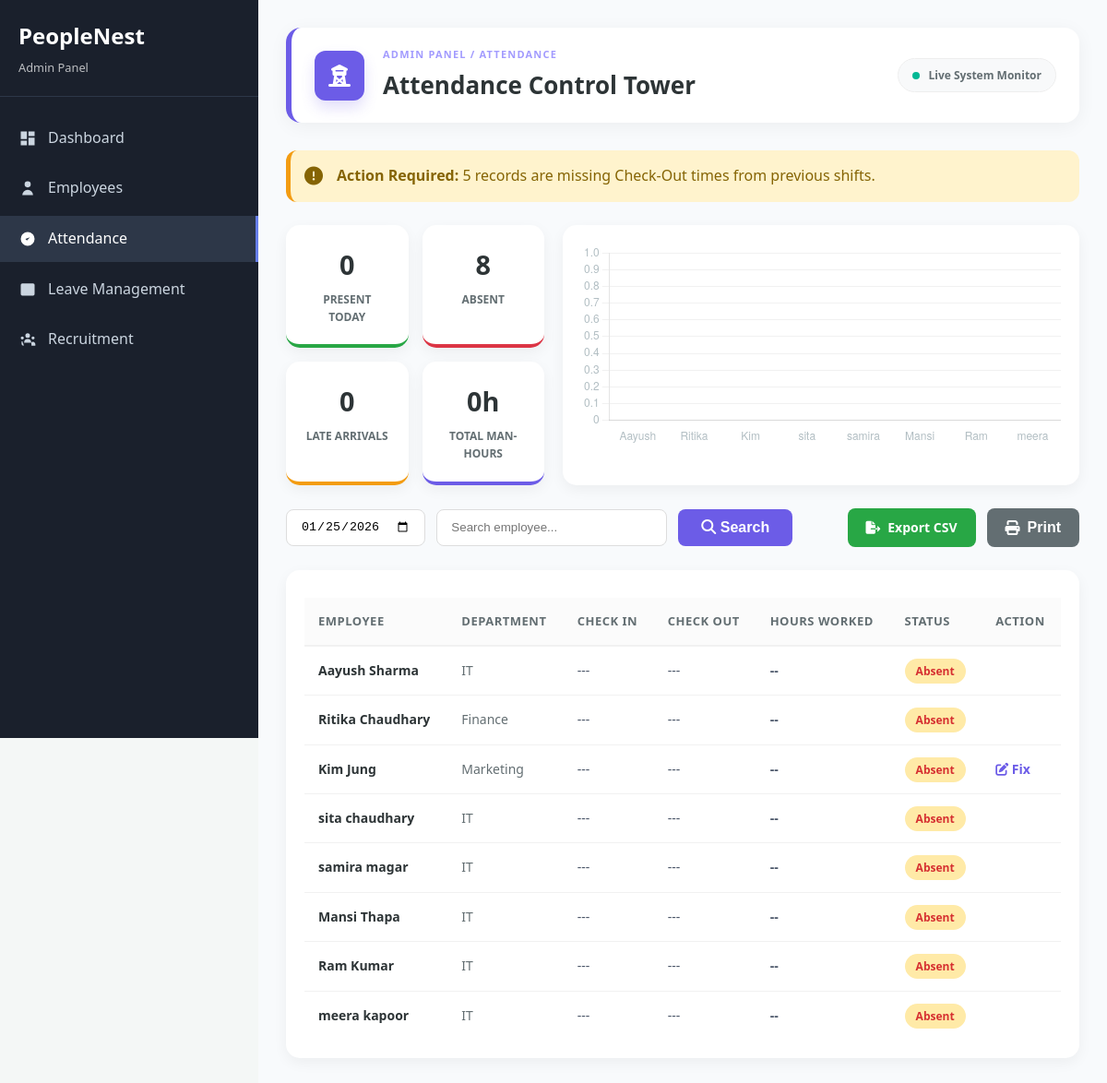
/attendance-management.php (signed in), run on the app's committed database.
### tables this page shows
CREATE TABLE `employees` (
  `id` int(11) NOT NULL,
  `user_id` int(11) DEFAULT NULL,
  `employee_id` varchar(20) NOT NULL,
  `first_name` varchar(50) NOT NULL,
  `last_name` varchar(50) NOT NULL,
  `leave_balance` int(11) DEFAULT 20,
  `email` varchar(100) NOT NULL,
  `phone` varchar(15) DEFAULT NULL,
  `department` varchar(50) NOT NULL,
  `designation` varchar(50) NOT NULL,
  `hire_date` date NOT NULL,
  `salary` decimal(10,2) DEFAULT NULL,
  `status` enum('active','inactive') DEFAULT 'active',
  `created_at` timestamp NOT NULL DEFAULT current_timestamp(),
  `updated_at` timestamp NOT NULL DEFAULT current_timestamp() ON UPDATE current_timestamp(),
  `sick_balance` int(11) DEFAULT 10,
  `casual_balance` int(11) DEFAULT 7,
  `annual_balance` int(11) DEFAULT 15,
  `maternity_balance` int(11) DEFAULT 90,
  `emergency_balance` int(11) DEFAULT 3
);

CREATE TABLE `attendance` (
  `id` int(11) NOT NULL,
  `employee_id` int(11) NOT NULL,
  `date` date NOT NULL,
  `status` enum('present','absent','leave') NOT NULL,
  `check_in_time` time DEFAULT NULL,
  `latitude` decimal(10,8) DEFAULT NULL,
  `longitude` decimal(11,8) DEFAULT NULL,
  `check_out_time` time DEFAULT NULL,
  `notes` text DEFAULT NULL,
  `created_by` int(11) DEFAULT NULL,
  `created_at` timestamp NOT NULL DEFAULT current_timestamp()
);

### attendance-management.php (the view, shortened to what this page needs)
<?php
$database = new Database();
$conn = $database->getConnection();
$view_date = $_GET['date'] ?? date('Y-m-d');
$search = $_GET['search'] ?? '';
$query = "SELECT e.id as emp_id, e.first_name, e.last_name, e.department,
                 a.id as attendance_id, a.check_in_time, a.check_out_time, a.status
          FROM employees e
          LEFT JOIN attendance a ON e.id = a.employee_id AND a.date = ?
          WHERE e.status = 'active'";
if (!empty($search)) {
    $query .= " AND (e.first_name LIKE ? OR e.last_name LIKE ?)";
    $stmt = $conn->prepare($query);
    $stmt->execute([$view_date, "%$search%", "%$search%"]);
} else {
    $stmt = $conn->prepare($query);
    $stmt->execute([$view_date]);
}
$records = $stmt->fetchAll(PDO::FETCH_ASSOC);
$missingStmt = $conn->prepare("SELECT COUNT(*) FROM attendance WHERE check_out_time IS NULL AND date < ?");
$missingStmt->execute([date('Y-m-d')]);
$missing_count = $missingStmt->fetchColumn();
$present_count = 0;
$late_count = 0;
$grand_total_minutes = 0;
$chart_labels = [];
$chart_values = [];
foreach ($records as $row) {
    $chart_labels[] = $row['first_name'];
    if ($row['check_in_time']) {
        $present_count++;
        if (strtotime($row['check_in_time']) > strtotime('09:15:00')) {
            $late_count++;
        }
        if ($row['check_out_time']) {
            $start = new DateTime($row['check_in_time']);
            $end = new DateTime($row['check_out_time']);
            $diff = $start->diff($end);
            $m = ($diff->h * 60) + $diff->i;
            $grand_total_minutes += $m;
            $chart_values[] = round($m / 60, 1);
        } else {
            $chart_values[] = 0.5;
        }
    } else {
        $chart_values[] = 0;
    }
}
$absent_count = count($records) - $present_count;
?>
<!DOCTYPE html>
<html lang="en">
<head>
    <link rel="stylesheet" href="assets/css/style.css">
    <link rel="stylesheet" href="https://cdnjs.cloudflare.com/ajax/libs/font-awesome/6.4.0/css/all.min.css">
</head>
<body>
<div class="dashboard-container">
    <?php include 'includes/admin-sidebar.php'; ?>
    <div class="main-content">
        <div class="page-header">
            <div class="header-icon">
                <i class="fa-solid fa-tower-observation"></i>
            </div>
            <div class="header-text">
                <nav class="breadcrumb">Admin Panel / Attendance</nav>
                <h1 class="main-title">Attendance Control Tower</h1>
            </div>
            <div class="header-status">
                <span class="live-indicator"></span>
                <span class="status-label">Live System Monitor</span>
            </div>
        </div>
        <?php if ($missing_count > 0): ?>
            <div style="background: #fff3cd; color: #856404; padding: 15px; border-radius: 12px; margin-bottom: 25px; border-left: 5px solid #f39c12; display: flex; align-items: center; gap: 15px;">
                <i class="fa-solid fa-circle-exclamation" style="font-size: 20px;"></i>
                <span><strong>Action Required:</strong> <?php echo $missing_count; ?> records are missing Check-Out times from previous shifts.</span>
            </div>
        <?php endif; ?>
        <div class="analytics-grid no-print">
            <div class="summary-cards">
                <div class="mini-card" style="border-color: var(--success);">
                    <h3><?php echo $present_count; ?></h3>
                    <p>Present Today</p>
                </div>
                <div class="mini-card" style="border-color: var(--danger);">
                    <h3><?php echo $absent_count; ?></h3>
                    <p>Absent</p>
                </div>
                <div class="mini-card" style="border-color: var(--warning);">
                    <h3><?php echo $late_count; ?></h3>
                    <p>Late Arrivals</p>
                </div>
                <div class="mini-card" style="border-color: var(--primary);">
                    <h3><?php echo floor($grand_total_minutes / 60); ?>h</h3>
                    <p>Total Man-Hours</p>
                </div>
            </div>
            <div class="chart-container">
                <canvas id="attendanceChart" style="max-height: 220px;"></canvas>
            </div>
        </div>
        <div class="filter-section no-print">
            <form method="GET" style="display:flex; gap:12px;">
                <input type="date" name="date" value="<?php echo $view_date; ?>" class="form-control" onchange="this.form.submit()">
                <input type="text" name="search" placeholder="Search employee..." value="<?php echo htmlspecialchars($search); ?>" class="form-control" style="min-width: 250px;">
                <button type="submit" class="btn" style="background: var(--primary); color:white; border:none; padding:10px 25px; border-radius:8px; cursor:pointer; font-weight:600;">
                    <i class="fa-solid fa-magnifying-glass"></i> Search
                </button>
            </form>
            <div style="display: flex; gap: 12px;">
                <a href="generate-report.php?month=<?php echo date('m', strtotime($view_date)); ?>&year=<?php echo date('Y', strtotime($view_date)); ?>" class="btn" style="background: var(--success); color: white; text-decoration: none; padding: 10px 20px; border-radius: 8px; font-size: 14px; font-weight:600; display:flex; align-items:center; gap:8px;">
                    <i class="fa-solid fa-file-export"></i> Export CSV
                </a>
                <button onclick="window.print()" class="btn" style="background: #636e72; color: white; border:none; padding: 10px 20px; border-radius: 8px; cursor: pointer; font-weight:600; display:flex; align-items:center; gap:8px;">
                    <i class="fa-solid fa-print"></i> Print
                </button>
            </div>
        </div>
        <div class="card">
            <table class="table">
                <thead>
                    <tr>
                        <th>Employee</th>
                        <th>Department</th>
                        <th>Check In</th>
                        <th>Check Out</th>
                        <th>Hours Worked</th>
                        <th>Status</th>
                        <th class="no-print">Action</th>
                    </tr>
                </thead>
                <tbody>
                    <?php foreach ($records as $row): ?>
                    <?php
                        $hours_display = "--";
                        $color_class = "text-red";
                    ?>
                    <tr>
                        <td>
                            <div style="font-weight: 700; color: #2d3436;"><?php echo htmlspecialchars($row['first_name'] . ' ' . $row['last_name']); ?></div>
                        </td>
                        <td style="color: #636e72;"><?php echo htmlspecialchars($row['department']); ?></td>
                        <td><?php echo $row['check_in_time'] ? date('h:i A', strtotime($row['check_in_time'])) : '---'; ?></td>
                        <td><?php echo $row['check_out_time'] ? date('h:i A', strtotime($row['check_out_time'])) : '---'; ?></td>
                        <td class="<?php echo $color_class; ?>"><?php echo $hours_display; ?></td>
                        <td>
                            <?php if (!$row['check_in_time']): ?>
                                <span class="status-badge" style="background: #ffeaa7; color: #d63031; padding: 5px 12px; border-radius: 20px; font-size: 12px; font-weight: bold;">Absent</span>
                            <?php elseif (!$row['check_out_time']): ?>
                                <span class="status-badge" style="background: #e1f5fe; color: #0288d1; padding: 5px 12px; border-radius: 20px; font-size: 12px; font-weight: bold;">In Office</span>
                            <?php else: ?>
                                <span class="status-badge" style="background: #e8f5e9; color: #2e7d32; padding: 5px 12px; border-radius: 20px; font-size: 12px; font-weight: bold;">Completed</span>
                            <?php endif; ?>
                        </td>
                        <td class="no-print">
                            <?php if ($row['attendance_id']): ?>
                                <a href="edit-attendance.php?id=<?php echo $row['attendance_id']; ?>" style="color: var(--primary); font-weight:bold; text-decoration:none;">
                                    <i class="fa-solid fa-pen-to-square"></i> Fix
                                </a>
                            <?php endif; ?>
                        </td>
                    </tr>
                    <?php endforeach; ?>
                </tbody>
            </table>
        </div>
    </div>
</div>
<script>
    const ctx = document.getElementById('attendanceChart').getContext('2d');
    new Chart(ctx, {
        type: 'bar',
        data: {
            labels: <?php echo json_encode($chart_labels); ?>,
            datasets: [{
                label: 'Hours Worked',
                data: <?php echo json_encode($chart_values); ?>,
                backgroundColor: 'rgba(108, 92, 231, 0.7)',
                borderColor: '#6c5ce7',
                borderWidth: 1,
                borderRadius: 6
            }]
        },
        options: {
            responsive: true,
            maintainAspectRatio: false,
            plugins: { legend: { display: false } },
            scales: {
                y: { beginAtZero: true, grid: { color: '#f1f1f1' }, ticks: { color: '#b2bec3' } },
                x: { grid: { display: false }, ticks: { color: '#b2bec3' } }
            }
        }
    });
</script>
</body>
</html>

### assets/css/style.css (style rules this page uses)
* { margin: 0; padding: 0; box-sizing: border-box; }
body { font-family: "Segoe UI", Tahoma, Geneva, Verdana, sans-serif; line-height: 1.6; color: #333; background-color: #f8fafc; }
.btn { padding: 12px 24px; border: none; border-radius: 8px; font-size: 16px; font-weight: 500; cursor: pointer; transition: all 0.3s ease; text-decoration: none; display: inline-block; text-align: center; }
.main-content { flex: 1; margin-left: 280px; background-color: #f8fafc; }
.card { background: white; border-radius: 12px; box-shadow: 0 1px 3px rgba(0, 0, 0, 0.1); margin-bottom: 20px; }
.table { width: 100%; border-collapse: collapse; background: white; }
.table th, .table td { padding: 12px 15px; text-align: left; border-bottom: 1px solid #e2e8f0; }
.table th { background-color: #f8fafc; font-weight: 600; color: #374151; text-transform: uppercase; font-size: 0.8rem; letter-spacing: 0.5px; }
.table td { vertical-align: middle; color: #4a5568; }
.table tr:last-child td { border-bottom: none; }

### attendance-management.php (style rules this page uses)
:root { --primary: #6c5ce7; --success: #28a745; --danger: #dc3545; --warning: #f39c12; }
body { background: #f4f7f6; font-family: 'Segoe UI', Tahoma, Geneva, Verdana, sans-serif; margin: 0; }
.dashboard-container { display: flex; min-height: 100vh; }
.main-content { flex: 1; padding: 30px; }
.page-header { display: flex; align-items: center; background: #fff; padding: 20px 25px; border-radius: 16px; margin-bottom: 30px; box-shadow: 0 4px 20px rgba(0, 0, 0, 0.05); border-left: 6px solid var(--primary); position: relative; overflow: hidden; }
.header-icon { width: 54px; height: 54px; background: var(--primary); color: white; display: flex; align-items: center; justify-content: center; border-radius: 12px; font-size: 24px; margin-right: 20px; box-shadow: 0 8px 15px rgba(108, 92, 231, 0.2); }
.header-text { flex-grow: 1; }
.breadcrumb { font-size: 11px; text-transform: uppercase; letter-spacing: 1.2px; color: #a29bfe; margin-bottom: 4px; font-weight: 700; }
.main-title { margin: 0; font-size: 26px; color: #2d3436; font-weight: 800; }
.header-status { display: flex; align-items: center; background: #f8f9fa; padding: 8px 15px; border-radius: 20px; border: 1px solid #eee; }
.live-indicator { width: 8px; height: 8px; background: #00b894; border-radius: 50%; margin-right: 10px; animation: pulse 2s infinite; }
.status-label { font-size: 12px; font-weight: 600; color: #636e72; }
.analytics-grid { display: grid; grid-template-columns: 1fr 2fr; gap: 20px; margin-bottom: 25px; }
.summary-cards { display: grid; grid-template-columns: repeat(2, 1fr); gap: 15px; }
.mini-card { background: white; padding: 20px; border-radius: 15px; box-shadow: 0 5px 15px rgba(0,0,0,0.05); text-align: center; border-bottom: 4px solid #ddd; transition: transform 0.2s; }
.mini-card h3 { margin: 0; font-size: 1.8rem; color: #2d3436; }
.mini-card p { margin: 5px 0 0; font-size: 0.75rem; font-weight: bold; color: #636e72; text-transform: uppercase; }
.chart-container { background: white; padding: 20px; border-radius: 15px; box-shadow: 0 5px 15px rgba(0,0,0,0.05); }
.card { background: white; padding: 20px; border-radius: 15px; box-shadow: 0 5px 15px rgba(0,0,0,0.05); }
.table { width: 100%; border-collapse: collapse; margin-top: 10px; }
.table th { text-align: left; padding: 15px; background: #fbfbfb; color: #636e72; border-bottom: 2px solid #f1f1f1; font-size: 13px; text-transform: uppercase; }
.table td { padding: 15px; border-bottom: 1px solid #f1f1f1; font-size: 14px; }
.filter-section { display: flex; justify-content: space-between; align-items: center; margin-bottom: 25px; }
.form-control { padding: 10px 15px; border: 1px solid #ddd; border-radius: 8px; outline: none; transition: 0.3s; }
.text-red { color: var(--danger); font-weight: bold; }

### data on the page
employees: first_name+last_name "Aayush Sharma", department "IT", hours_display "--"
employees: first_name+last_name "Ritika Chaudhary", department "Finance", hours_display "--"
attendance: employee.last_name "Kim Jung", employee.department "Marketing", hours_display "--", shows "Absent"
employees: first_name+last_name "sita chaudhary", department "IT", hours_display "--"
employees: first_name+last_name "samira magar", department "IT", hours_display "--"
employees: first_name+last_name "Mansi Thapa", department "IT", hours_display "--"
employees: first_name+last_name "Ram Kumar", department "IT", hours_display "--"
employees: first_name+last_name "meera kapoor", department "IT", hours_display "--"

### other printed values
$missing_count "5"
$present_count "0"
$absent_count "8"
$late_count "0"
floor($grand_total_minutes / 60) "0"
chart data {{ json_encode($chart_labels) }} ["Aayush","Ritika","Kim","sita","samira","Mansi","Ram","meera"]
chart data {{ json_encode($chart_values) }} [0,0,0,0,0,0,0,0]
